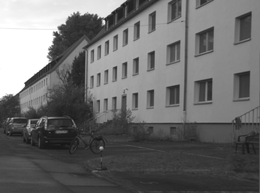
%> input picture Hough_RANSAC/code/road.png, 260 x 193 px, shrunk from 548 x 407 before the run
$ octave main.m   (GNU Octave 9; MATLAB toolbox functions it lacks are replaced by stand-ins)
%> lines starting %> are read from the running program, lines starting %| are printed output that depends on the picture; in (x1, y1, x2, y2) boxes, pixels count from 0 and x2, y2 are one past the last pixel; in counts of white or black regions, pixels touching at a corner belong together; the program's own positions count from 1
### Hough_RANSAC/code/myConv.m
function [ h ] = myConv( g,f )
%      h = myConv(g,f)
%          INPUT:
%          ---------------------------------------------------
%          g      =  Input image
%          f      =  filter
%
%          OUTPUT:
%          ----------------------------------------------------
%          h      = g*f (convolution)
%
%          DESCRIPTION:
%          ----------------------------------------------------
%          myConv() gives a 'valid' result for the convolution
%          of image 'g' and filter 'f'. This means the resulting
%          image is smaller than the input image and zero-padding
%          is not applied. The dimension of the resulting
%          image is max([size(g,1)-max(0,size(f,1)-1),0]).
%

    f = flip(f,1);f = flip(f,2); %flipping filter matrix
    input_dim = size(g,1);
    filter_dim = size(f,1);
    if (filter_dim > input_dim) %filter size should not be greater than image size
        disp('ERROR: Please give correct input. Arg 1 = image and arg2 = filter.')
        h = 0;
        return
    end
    %'valid' convolution. No zero-padding.
    %Output image size is smaller than input image size
    output_dim = max([size(g,1)-max(0,size(f,1)-1),0]);

    h = zeros(output_dim, output_dim); %output image

    %Convolution Formula: h[m,n] = sum_over_k_l (g[k,l]h[m-k,n-l])
    for i = 1:output_dim
        for j = 1: output_dim
            sm = 0;
            for k = 1:filter_dim
                for l = 1:filter_dim
                    sm = sm + g(k+i-1,l+j-1)*f(k,l);
                end
            end
            h(i,j) = sm;
        end
    end
end

### Hough_RANSAC/code/myHarrisDetector.m
function [rows,cols,s] = myHarrisDetector(Ix,Iy,thresh)
%[rows,cols,output]   = myHarrisDetector(Ix,Iy,thresh)
%          INPUT:
%          ---------------------------------------------------
%          Ix     =  derivative of input image in x-direction
%          Iy     =  derivative of input image in y-direction
%          thresh =  threshold for corner response R
%
%          OUTPUT:
%          ----------------------------------------------------
%          [rows,cols] = x,y coordinates of corner points in image
%          output      = containing the corner response values after
%                        non-maxima suppression
%
%          DESCRIPTION:
%          ----------------------------------------------------
%          myHarrisDetector() gives the x,y coordinates of important
%          keypoints in the image such as corners. The corner response
%          value R is < 0 for edges, small for flat regions and high
%          for corner points. So those image points are selected for
%          which R > thresh.
%

g = myFilter('gaussian',3,1);
Ixx = myConv(Ix.^2,g);
Iyy = myConv(Iy.^2,g);
Ixy = myConv(Ix.*Iy,g);

im1 = zeros(size(Ixx,1), size(Ixx,2)); %to contain points for which R>thresh
for x=1:size(Ixx,1)
   for y=1:size(Ixx,2)
       % 1) Define at each pixel(x, y) the matrix H
       H = [Ixx(x, y) Ixy(x, y); Ixy(x, y) Iyy(x, y)];

       % 2) Compute the response of the detector at each pixel
       R = det(H);

       % 3) Threshold on value of R
       if (R > thresh)
          im1(x, y) = R;
       end
   end
end
%3x3 neighborhood
filt = ones(3);
filt(2,2) = 0;
s = size(im1);
%non-maxima suppression
output = im1 > myImageDilation(im1,filt);

[rows,cols] = find(output);
end

### Hough_RANSAC/code/myImageDilation.m
function [ o ] = myImageDilation(I,filt)
%    o   = myImageDilation(I,filt)
%          INPUT:
%          ---------------------------------------------------
%          I     =  Input image
%          filt  =  filter for image dilation
%
%          OUTPUT:
%          ----------------------------------------------------
%          o     = Dilated image
%
%          DESCRIPTION:
%          ----------------------------------------------------
%          "Dilation is an operation that grows or thickens objects
%          in a binary image. The specific manner and the extent of
%          this thickening is controlled by a shape referred to as a
%          structuring element (filt). Dilation is a process that
%          translates the origin of the struc- turing element throughout
%          the domain of the image and checks to see whether it overlaps
%          with 1-valued pixels. The output image is 1 at each location
%          of the origin of the structuring element if the structuring
%          element overlaps at least one 1-valued pixel in the input
%          image." - Morphological Image Processing by Ranga Rodrigo
%          http://www.ent.mrt.ac.lk/~ranga/courses/en4551_2010/L03_Article.pdf
%
[p,q]=size(filt);
[m,n]=size(I);
kk =  zeros(m+2,n+2);
kk(2:end-1,2:end-1) = I;
I = kk;

temp= zeros(m,n);
for i=1:m
    for j=1:n
        subset_g = I(j:j+p-1,i:i+q-1).*filt;
        for k=1:p
            for l=1:q
                if(filt(k,l)==1&&subset_g(k,l)>0)
                    temp(j,i)=max(max(subset_g));
                end
            end
        end


    end
end
o = temp;
end

### Hough_RANSAC/code/removeClusters.m
function [ new_data] = removeClusters(x,y,thresh)
%  new_data = removeClusters(x,y,thresh)
%          INPUT:
%          ---------------------------------------------------
%          x      =  x-coordinates of corner points
%          y      =  y-coordinates of corner points
%          thresh =  corner points less than 'thresh' number
%                    of pixels apart are removed
%
%          OUTPUT:
%          ----------------------------------------------------
%          new_data = new set of corner points
%
%          DESCRIPTION:
%          ----------------------------------------------------
%          Removes corner points around non-linear objects like
%          cars and trees to avoid having false positive lines later
%          on during RANSAC
%
    data = [x,y];
    distances = pdist(data);


    H = zeros(length(x),length(x));
    c = 1;
    for i = 1:length(x)
        for j = 1:length(x)-i
           H(i,i+j) = distances(c);
           c = c + 1;
        end
    end
    [row,col] = find(H>0 & H<thresh);
    k = [row,col];
    C = unique(k(:,2));
    new_data = data(setdiff(1:end,C),:);
end

### Hough_RANSAC/code/myCannyEdge.m
function edges = myCannyEdge(img,high_threshold,low_threshold)
%  edges = myCannyEdge(img,high_threshold,low_threshold)
%          INPUT:
%          ---------------------------------------------------
%          img    =  input image
%          high_threshold =  High threshold factor for Hysteresis thresholding
%          low_threshold  =  Low threshold factor for Hysteresis thresholding
%
%          OUTPUT:
%          ----------------------------------------------------
%          edges = Binary image with edges marked
%
%          DESCRIPTION:
%          ----------------------------------------------------
%          Canny Edge Detection with non-maxima suppression and
%          Hysteresis Thresholding.
%

g = myFilter('gaussian',5,1);
im_g = myConv(img,g);

sobel = myFilter('sobel');%3x3 sobel filter
sobel_fx = sobel.x;
sobel_fy = sobel.y;

Ix = myConv(im_g,sobel_fx);%gradient of image in x-direction
Iy = myConv(im_g,sobel_fy);%gradient of image in y-direction

mag = sqrt(Ix.^2 + Iy.^2);%gradient magnitude
phase = atan2(Iy,Ix)*(180/pi);%angle in degrees

gradient_rows = size(phase,1);
gradient_cols = size(phase,2);

%% Angle Discretization
%Changing angles in clockwise direction (negative) to angles in anti-clockwise
%direction (positive)
%Discretizing angles to 0, 45, 90, 135
discrete_phase = zeros(gradient_rows,gradient_cols);
for i=1:gradient_rows
    for j=1:gradient_cols
        if (phase(i,j)<0)
            phase(i,j) = 360+phase(i,j);
        end
        if ((phase(i, j) >= 0 ) && (phase(i, j) < 22.5) || (phase(i, j) >= 157.5) && (phase(i, j) < 202.5) || (phase(i, j) >= 337.5) && (phase(i, j) <= 360))
            discrete_phase(i, j) = 0;
        elseif ((phase(i, j) >= 22.5) && (phase(i, j) < 67.5) || (phase(i, j) >= 202.5) && (phase(i, j) < 247.5))
            discrete_phase(i, j) = 45;
        elseif ((phase(i, j) >= 67.5 && phase(i, j) < 112.5) || (phase(i, j) >= 247.5 && phase(i, j) < 292.5))
            discrete_phase(i, j) = 90;
        elseif ((phase(i, j) >= 112.5 && phase(i, j) < 157.5) || (phase(i, j) >= 292.5 && phase(i, j) < 337.5))
            discrete_phase(i, j) = 135;
        end
    end
end

%% Non-maxima suppression
edge_pixels = zeros(gradient_rows,gradient_cols);
for i = 2:gradient_rows-1
    for j = 2:gradient_cols-1
        switch discrete_phase(i,j)
            case 0
                edge_pixels(i,j) = (mag(i,j) == max([mag(i,j), mag(i,j+1), mag(i,j-1)]));

            case 45
                edge_pixels(i,j) = (mag(i,j) == max([mag(i,j), mag(i+1,j-1), mag(i-1,j+1)]));
            case 90
                edge_pixels(i,j) = (mag(i,j) == max([mag(i,j), mag(i+1,j), mag(i-1,j)]));
            case 135
                edge_pixels(i,j) = (mag(i,j) == max([mag(i,j), mag(i+1,j+1), mag(i-1,j-1)]));
        end
        edge_pixels(i,j) = edge_pixels(i,j)*mag(i,j);
    end
end

%% Hysteresis Thresholding

high_threshold = high_threshold*(max(max(edge_pixels)));
low_threshold = low_threshold*(max(max(edge_pixels)));

edges = zeros(gradient_rows,gradient_cols);

for i = 1:gradient_rows
    for j = 1:gradient_cols
        if(edge_pixels(i,j) < low_threshold)
            edges(i,j) = 0; %suppress weak edge pixels
        elseif(edge_pixels(i,j) > high_threshold)
            edges(i,j) = 1;
         elseif ( edge_pixels(i+1,j)>high_threshold || edge_pixels(i-1,j)>high_threshold || edge_pixels(i,j+1)>high_threshold || edge_pixels(i,j-1)>high_threshold || edge_pixels(i-1, j-1)>high_threshold || edge_pixels(i-1, j+1)>high_threshold || edge_pixels(i+1, j+1)>high_threshold || edge_pixels(i+1, j-1)>high_threshold)
            edges(i,j) = 1;
        end
    end
end

### Hough_RANSAC/code/myHoughTransform.m
function [H,theta, rho,X] = myHoughTransform(img,resoultion)
%  edges = myHoughTransform(img)
%          INPUT:
%          ---------------------------------------------------
%          img    =  input image
%          resolution = resolution for discretizing theta and
%                       rho
%
%          OUTPUT:
%          ----------------------------------------------------
%          H = Hough transform matrix
%          theta = discretized theta
%          rho = discretized rho
%          X = x-coordinates of points that voted for the peaks
%
%
%          DESCRIPTION:
%          ----------------------------------------------------
%          Hough Transform method for multiple model fitting
%
    [M,N] = size(img);
    theta = -90:resoultion:89;
    rho_max = floor(norm([M-1,N-1]));
    rho = -(rho_max+1):resoultion:(rho_max+1);
    nrho = length(rho); ntheta = length(theta);
    H = zeros(nrho,ntheta);
    X = zeros(nrho,ntheta,N);
    for y = 1 : M
        for x = 1 : N
            if img(y,x) == 1
                for j = 1:ntheta
                    th = theta(j).*pi/180;
                    r = x * cos(th) + y * sin (th);
                    i = floor(r + (nrho-1)/2);
                    H(i,j) = H(i,j) + 1;
                    X(i,j,x) = 1;
                end
            end
        end
    end
end

### Hough_RANSAC/code/RANSAC.m
function [ inliers,b] = RANSAC(x,y,d,thresh)
%[inliers,b] = RANSAC(x,y,d,thresh)
%          INPUT:
%          ---------------------------------------------------
%          x      =  x-coordinates of points
%          y      =  y-coordinates of points
%          d      =  minimum no. of points that need to be
%                    inliers for a particular model to be selected.
%          thresh =  minimum distance of a point from the line for
%                    it to be considered as an inlier.
%
%          OUTPUT:
%          ----------------------------------------------------
%          inliers = Points satisfying the final model
%          b       = selected parameter configuration
%                    i.e. slope and intercept.
%
%          DESCRIPTION:
%          ----------------------------------------------------
%          RANSAC Algorithm for line-fitting
%

if(size(x,2)<size(x,1))
    x = x';
end
if(size(y,2)<size(y,1))
    y = y';
end

no_of_inliers = 0;
N = 0;%Maximum number of iterations
neighborhood_threshold = 150;%only points close to initial points are selected as inliers.
while(no_of_inliers < d && N < 1000)

    %% Step I: randomly choose 2 samples from the data
    N = N + 1;

    samples = randi([1,length(x)],[1,2]);
    xx = x(samples);
    yy = y(samples);

    %% Step II: Fit a line
    [~,b] = myLinearRegression(xx,yy);
    %% Step III: Calculate closeness othe the rest of the
    %points from the line

    inliers = zeros(length(x),1);
    i = 1;
    while( i <= length(x))
        %all points except the ones used for tuning
        if(i~=samples(1,1) && i~=samples(1,2))
            y_pred = [x(1,i) 1]*b;
            delta = abs(y_pred-y(1,i));
            delta1 = pdist([x(1,i),y(1,i);xx(1),yy(1)]);
            delta2 = pdist([x(1,i),y(1,i);xx(2),yy(2)]);

            if (delta < thresh && (delta1 && neighborhood_threshold && delta2 < neighborhood_threshold) )
                inliers(i,1) = 1;%index of datapoint
                no_of_inliers = length(inliers(inliers>0));

                %%In order to visually see RANSAC being
                %%performed on the corner points uncomment the following
%                 if(no_of_inliers >= d)
%                      plottingRANSACtrials(x,y,xx,yy,inliers,b);
%                 end

            end
        end
        i = i + 1;
    end
    inliers(samples,1) = 1;
end
end

### Hough_RANSAC/code/myFilter.m
function [ filter ] = myFilter(filter_name,size,sigma)
% filter = myFilter(A)
%          INPUT:
%          ---------------------------------------------------
%          filter_name = 'gaussian' or 'sobel'
%          size        =  size of filter (default = 3)
%          sigma       =  standard deviation of gaussian filter
%                         (default = 1)
%
%          OUTPUT:
%          ----------------------------------------------------
%          filter      = size x size filter matrix
%
%          DESCRIPTION:
%          ----------------------------------------------------
%          myFilter() gives a 'gaussian' or 'sobel' filter as an
%          output as mentioned by the input argument 'filter_name'
%          Default size is 3x3 and default sigma for gaussian filter
%          is 1.
%


    if ~exist('sigma','var')
      sigma = 1;%in case of sobel filter, sigma won't be needed
    end

    if ~exist('size','var')
      size = 3;%default 3x3 filter
    end

    if(strcmp(filter_name,'sobel'))
        filter = struct;
        filter.x = [-1,0,1; %gradient filter for x-direction
                    -2,0,2;
                    -1,0,1];
        filter.y = [1,2,1; %gradient filter for x-direction
                    0,0,0;
                    -1,-2,-1];
    end

    if(strcmp(filter_name,'gaussian'))
        m=size; n=size;
        %standard gaussian matrix
        [g1,g2] = meshgrid(-(m-1)/2:(m-1)/2, -(n-1)/2:(n-1)/2);
        g= exp(-(g1.^2+g2.^2)/(2*sigma^2)); %Gaussian function
        filter = g ./sum(g(:));
    end
end


### Hough_RANSAC/code/main.m
clc
clear
close all
%% Load Image
filename='road.png';
I = imread(filename);
%> I is the input picture: size 193x260x3 uint8; min 23, max 255, mean 107.6
im = im2double(I);
%% Gaussian Smoothing
g = myFilter('gaussian',3,1);
im_g = myConv(im,g); %smoothed image
% figure; imshowpair(im,im_g,'montage');
% title('Smoothed image using Gaussian Filtering')
%% Derivative using Sobel filter
sobel = myFilter('sobel');%3x3 sobel filter
sobel_fx = sobel.x;
sobel_fy = sobel.y;

Ix = myConv(im_g,sobel_fx);%gradient of image in x-direction
Iy = myConv(im_g,sobel_fy);%gradient of image in y-direction
% [7 lines of commented-out code are left out]

%% Harris Corner Detection
harris_threshold = 0.005;
[rows,cols,s] = myHarrisDetector(Ix,Iy,harris_threshold);
%> in myHarrisDetector, `output = im1 > myImageDilation(im1,filt);`:
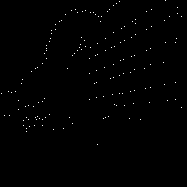
%> output: size 187x187 logical; 0.45% white in thin lines or dots, all inside (x1, y1, x2, y2) = (1, 0, 182, 145)
%> in myHarrisDetector, `[rows,cols] = find(output);`: rows = 159 values from 1 to 145; cols = 159 values from 2 to 182
%> rows = 159 values, max 145 at index 84, min 1 at index 148, mean 67.15; cols = 159 values from 2 to 182; s = [187 187]
new_img = imresize(im_g, s);
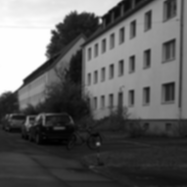
%> new_img: size 187x187 double; min 0.0948, max 1, mean 0.435; drawn with min black and max white

figure
subplot(1,2,1)
imshow(0.*new_img)
hold on
plot(cols,rows,'w.','MarkerSize',2);
title(['Technique 1: Hessian Threshold = ',num2str(harris_threshold)])

%Removing dense clusters in the corners
cluster_threshold = 10; %all points less than 10 units apart are removed
new_data = removeClusters(cols,rows,cluster_threshold);
%> in removeClusters, `data = [x,y];`: data = 159 rows, first 12: [2 94; 5 116; 9 92; 10 116; 12 93; 16 92; 19 101; 19 110; 22 84; 23 80; 24 121; 24 126]
%> after the loop in removeClusters, `for i = 1:length(x)`:
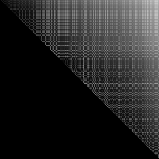
%> H: size 159x159 double; min 0, max 203.9, mean 38.2
%> after the loop in removeClusters, `for i = 1:length(x)`: c = 12562
%> in removeClusters, `[row,col] = find(H>0 & H<thresh);`: row = 218 values from 1 to 157; col = 218 values from 3 to 158
%> in removeClusters, `k = [row,col];`: k = 218 rows, first 12: [1 3; 2 4; 3 5; 3 6; 5 6; 6 7; 7 8; 9 10; 11 12; 7 13; 8 13; 11 14]
%> in removeClusters, `C = unique(k(:,2));`: C = 121 values from 3 to 158
%> in removeClusters, `new_data = data(setdiff(1:end,C),:);`: new_data = 38 rows, first 12: [2 94; 5 116; 22 84; 24 121; 32 72; 45 54; 54 130; 64 129; 68 69; 70 118; 73 56; 90 59]
cols2 = new_data(:,1);
%> cols2 = 38 values from 2 to 182
rows2 = new_data(:,2);
%> rows2 = 38 values, max 145 at index 16, min 1 at index 32, mean 78.68

subplot(1,2,2)
imshow(new_img); axis image; colormap(gray); hold on; plot(cols2,rows2,'c.','MarkerSize',2)
title(['Technique 2: Cluster theshold = ',num2str(cluster_threshold)])

rng('default');
rng(9);
%% RANSAC for line fitting using corners obtained from Techique 1
figure
subplot(1,2,1)
imshow(new_img)
hold on
plot(cols,rows,'c.','MarkerSize',2);
title('RANSAC using Technique 1 corners')

%d_factor = % d_factor*NumberOfDataPoints
%minimum no. of points that need to be
%inliers for a particular model to be selected.
d_factor = 0.1;
%
%thresh = minimum distance of a point from the
%line for it to be considered as an inlier.
thresh = 8;
for k = 1:4
    if (k == 1)
        data_x = cols;
        data_y = rows;
    else
        data_x = data_x(setdiff(1:end,find(inliers>0)),:);
        data_y = data_y(setdiff(1:end,find(inliers>0)),:);
    end
    [inliers,b] = RANSAC(data_x,data_y,ceil(d_factor*length(data_x)),thresh);
    new_cols = data_x(inliers>0);
    new_rows = data_y(inliers>0);
    XX = [new_cols ones(length(new_cols),1)];
    YY = new_rows;
    [sortedX, sortIndex] = sort(XX(:,1));
    sortedY = YY(sortIndex);
    extrema1_x = sortedX(1);extrema2_x=sortedX(end);
    extrema1_y = sortedY(1);extrema2_y=sortedY(end);

    plot([extrema1_x;extrema2_x],[extrema1_y;extrema2_y],'r','LineWidth',1.5)
    plot([extrema1_x;extrema2_x],[extrema1_y;extrema2_y],'gx','MarkerSize',10)
    plot(new_cols,new_rows,'rs')
end
%> this loop made 4 passes
%> (b, extrema1_x, extrema2_x, extrema1_y, extrema2_y) on passes 1 to 3: ([-0.458; 118.3], 5, 147, 116, 51), ([-0.504; 145.6], 24, 164, 126, 63), ([0.643; -5.71], 52, 182, 31, 108)
%> after the loop, data_x = 99 values from 2 to 182; data_y = 99 values, max 145 at index 45, min 1 at index 91, mean 57.43
legend('Corner points','Lines','Extreme points','Inliers','Location','southeast')

%% RANSAC for line fitting using corners obtained from Techique 2
subplot(1,2,2)
imshow(new_img)
hold on
plot(cols2,rows2,'c.','MarkerSize',2);
title('RANSAC using Technique 2 corners')

%d_factor = % d_factor*NumberOfDataPoints
%minimum no. of points that need to be
%inliers for a particular model to be selected.
d_factor = 0.1;

%thresh = minimum distance of a point from the
%line for it to be considered as an inlier.
thresh = 8;
for k = 1:4
    if (k == 1)
        data_x = cols2;
        data_y = rows2;
    else
        data_x = data_x(setdiff(1:end,find(inliers>0)),:);
        data_y = data_y(setdiff(1:end,find(inliers>0)),:);
    end
    [inliers,b] = RANSAC(data_x,data_y,ceil(d_factor*length(data_x)),thresh);
    new_cols = data_x(inliers>0);
    new_rows = data_y(inliers>0);
    XX = [new_cols ones(length(new_cols),1)];
    YY = new_rows;
    [sortedX, sortIndex] = sort(XX(:,1));
    sortedY = YY(sortIndex);
    extrema1_x = sortedX(1);extrema2_x=sortedX(end);
    extrema1_y = sortedY(1);extrema2_y=sortedY(end);

    plot([extrema1_x;extrema2_x],[extrema1_y;extrema2_y],'r','LineWidth',1.5)
    plot([extrema1_x;extrema2_x],[extrema1_y;extrema2_y],'gx','MarkerSize',10)
    plot(new_cols,new_rows,'rs')
end
%> this loop made 4 passes
%> (b, sortedX, sortIndex, sortedY, extrema1_x, extrema2_x, extrema1_y, extrema2_y) on passes 1 to 3: ([-0.436; 156.9], [54; 64; 104; 115; 146; 165; 176], [1; 2; 3; 4; 5; 6; 7], [130; 129; 119; 105; 89; 85; 83], 54, 176, 130, 83), ([-0.576; 96.67], [22; 32; 73; 114; 147; 166], [1; 2; 3; 4; 5; 6], [84; 72; 56; 33; 12; 1], 22, 166, 84, 1), ([-0.228; 84.49], [68; 90; 147; 166; 176], [1; 2; 3; 4; 5], [69; 59; 51; 43; 43], 68, 176, 69, 43)
%> after the loop, data_x = 20 values from 2 to 182; data_y = 20 values, max 145 at index 9, min 8 at index 19, mean 86.35
legend('Corner points','Lines','Extreme points','Inliers','Location','southeast')


%% Canny Edge Detection
HighThresh = 0.1;
LowThresh = 0.08;

BW = myCannyEdge(im_g,HighThresh,LowThresh);
%> after the loop in myConv (call 9), `for i = 1:output_dim`:
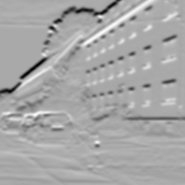
%> h: size 185x185 double; min -1.41, max 0.708, mean -0.0206; drawn with min black and max white
%> after the loop in myCannyEdge, `for i=1:gradient_rows`:
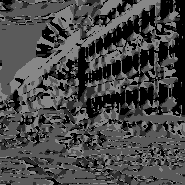
%> discrete_phase: size 185x185 double; min 0, max 135, mean 71.4
%> after the loop in myCannyEdge, `for i=1:gradient_rows`:
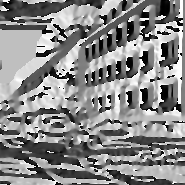
%> phase: size 185x185 double; min 0.00428, max 360, mean 193.5; drawn with min black and max white
%> in myCannyEdge, `high_threshold = high_threshold*(max(max(edge_pixels)));`: high_threshold = 0.177
%> in myCannyEdge, `low_threshold = low_threshold*(max(max(edge_pixels)));`: low_threshold = 0.141
% [4 lines of commented-out code are left out]
figure
imshow(BW)
title('Implementing Canny Edge Detector from the scratch')
%% Hought Transform
%Standard Hough Transform
figure
[HH,TT,RR] = hough(BW); %standard hough transform for comparison
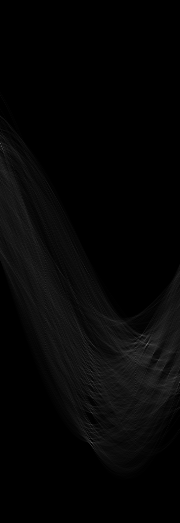
%> HH: size 523x180 double; min 0, max 106, mean 5.5
%> TT = 180 values from -90 to 89; RR = 523 values from -261 to 261
subplot(1,2,1)
imshow(HH,[],'XData',TT,'YData',RR,...
'InitialMagnification','fit');
xlabel('\theta'), ylabel('\rho');
axis on, axis normal, hold on;
PP  = houghpeaks(HH,4);
%> PP = [344 148; 443 92; 144 1; 336 142]
x = TT(PP(:,2)); y = RR(PP(:,1));
%> after `x = TT(PP(:,2))`: x = [57 1 -90 51]
%> after `y = RR(PP(:,1))`: y = [82 181 -118 74]
plot(x,y,'s','color','white');
title('Using standard function')

%implementing Hough Transform from the scratch
hough_resolution = 1;
[H,T,R,X] = myHoughTransform(BW,hough_resolution);
%> (the run ends here)
